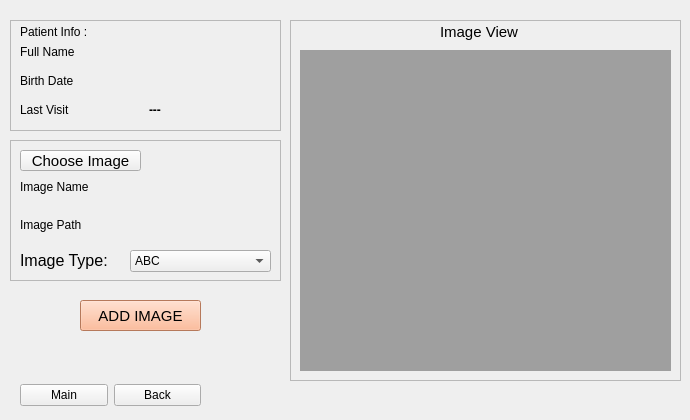
  <widget class="QWidget" name="AddMedImg6">
   <widget class="QWidget" name="horizontalLayoutWidget_12">
    <property name="geometry">
     <rect>
      <x>20</x>
      <y>380</y>
      <width>181</width>
      <height>31</height>
     </rect>
    </property>
    <layout class="QHBoxLayout" name="MainBack_HL6">
     <item>
      <widget class="QPushButton" name="Main6">
       <property name="text">
        <string>Main</string>
       </property>
      </widget>
     </item>
     <item>
      <widget class="QPushButton" name="Back6">
       <property name="text">
        <string>Back</string>
       </property>
      </widget>
     </item>
    </layout>
   </widget>
   <widget class="QPushButton" name="AddImg6">
    <property name="geometry">
     <rect>
      <x>80</x>
      <y>300</y>
      <width>121</width>
      <height>31</height>
     </rect>
    </property>
    <property name="font">
     <font>
      <pointsize>11</pointsize>
     </font>
    </property>
    <property name="styleSheet">
     <string notr="true">background-color: rgb(255, 170, 127);</string>
    </property>
    <property name="text">
     <string>ADD IMAGE</string>
    </property>
   </widget>
   <widget class="QFrame" name="frame_2">
    <property name="geometry">
     <rect>
      <x>10</x>
      <y>20</y>
      <width>271</width>
      <height>111</height>
     </rect>
    </property>
    <property name="frameShape">
     <enum>QFrame::StyledPanel</enum>
    </property>
    <property name="frameShadow">
     <enum>QFrame::Raised</enum>
    </property>
    <widget class="QLabel" name="PatientInfo6">
     <property name="geometry">
      <rect>
       <x>10</x>
       <y>0</y>
       <width>122</width>
       <height>23</height>
      </rect>
     </property>
     <property name="text">
      <string>Patient Info :</string>
     </property>
    </widget>
    <widget class="QWidget" name="gridLayoutWidget_7">
     <property name="geometry">
      <rect>
       <x>10</x>
       <y>20</y>
       <width>251</width>
       <height>81</height>
      </rect>
     </property>
     <layout class="QGridLayout" name="Patient_info_GL6">
      <item row="1" column="1">
       <widget class="QLabel" name="BirthDateValue6">
        <property name="font">
         <font>
          <weight>75</weight>
          <bold>true</bold>
         </font>
        </property>
        <property name="text">
         <string/>
        </property>
       </widget>
      </item>
      <item row="0" column="1">
       <widget class="QLabel" name="Full_Name_value6">
        <property name="font">
         <font>
          <weight>75</weight>
          <bold>true</bold>
         </font>
        </property>
        <property name="text">
         <string/>
        </property>
       </widget>
      </item>
      <item row="2" column="0">
       <widget class="QLabel" name="Last_visit6">
        <property name="text">
         <string>Last Visit</string>
        </property>
       </widget>
      </item>
      <item row="0" column="0">
       <widget class="QLabel" name="Full_Name6">
        <property name="text">
         <string>Full Name</string>
        </property>
       </widget>
      </item>
      <item row="1" column="0">
       <widget class="QLabel" name="BirthDate6">
        <property name="text">
         <string>Birth Date</string>
        </property>
       </widget>
      </item>
      <item row="2" column="1">
       <widget class="QLabel" name="Last_Visit_value6">
        <property name="font">
         <font>
          <weight>75</weight>
          <bold>true</bold>
         </font>
        </property>
        <property name="text">
         <string>---</string>
        </property>
       </widget>
      </item>
     </layout>
    </widget>
   </widget>
   <widget class="QFrame" name="frame_3">
    <property name="geometry">
     <rect>
      <x>10</x>
      <y>140</y>
      <width>271</width>
      <height>141</height>
     </rect>
    </property>
    <property name="frameShape">
     <enum>QFrame::StyledPanel</enum>
    </property>
    <property name="frameShadow">
     <enum>QFrame::Raised</enum>
    </property>
    <widget class="QComboBox" name="ImgTypeCombo6">
     <property name="geometry">
      <rect>
       <x>120</x>
       <y>110</y>
       <width>141</width>
       <height>22</height>
      </rect>
     </property>
     <item>
      <property name="text">
       <string>ABC</string>
      </property>
     </item>
     <item>
      <property name="text">
       <string>CDE</string>
      </property>
     </item>
    </widget>
    <widget class="QPushButton" name="ChooseImageButton6">
     <property name="geometry">
      <rect>
       <x>10</x>
       <y>10</y>
       <width>121</width>
       <height>21</height>
      </rect>
     </property>
     <property name="font">
      <font>
       <pointsize>11</pointsize>
      </font>
     </property>
     <property name="text">
      <string>Choose Image</string>
     </property>
    </widget>
    <widget class="QWidget" name="gridLayoutWidget_9">
     <property name="geometry">
      <rect>
       <x>10</x>
       <y>30</y>
       <width>251</width>
       <height>71</height>
      </rect>
     </property>
     <layout class="QGridLayout" name="ImageInfo_GL6">
      <item row="0" column="1">
       <widget class="QLabel" name="ImageNameValue6">
        <property name="font">
         <font>
          <weight>75</weight>
          <bold>true</bold>
         </font>
        </property>
        <property name="text">
         <string/>
        </property>
       </widget>
      </item>
      <item row="1" column="0">
       <widget class="QLabel" name="ImgPath6">
        <property name="text">
         <string>Image Path</string>
        </property>
       </widget>
      </item>
      <item row="1" column="1">
       <widget class="QLabel" name="ImagePathValue6">
        <property name="font">
         <font>
          <weight>75</weight>
          <bold>true</bold>
         </font>
        </property>
        <property name="text">
         <string/>
        </property>
        <property name="scaledContents">
         <bool>false</bool>
        </property>
        <property name="wordWrap">
         <bool>true</bool>
        </property>
       </widget>
      </item>
      <item row="0" column="0">
       <widget class="QLabel" name="ImageName6">
        <property name="text">
         <string>Image Name</string>
        </property>
       </widget>
      </item>
     </layout>
    </widget>
    <widget class="QLabel" name="ImageType6">
     <property name="geometry">
      <rect>
       <x>10</x>
       <y>110</y>
       <width>119</width>
       <height>21</height>
      </rect>
     </property>
     <property name="font">
      <font>
       <pointsize>12</pointsize>
      </font>
     </property>
     <property name="text">
      <string>Image Type:</string>
     </property>
    </widget>
   </widget>
   <widget class="QFrame" name="frame">
    <property name="geometry">
     <rect>
      <x>290</x>
      <y>20</y>
      <width>391</width>
      <height>361</height>
     </rect>
    </property>
    <property name="frameShape">
     <enum>QFrame::StyledPanel</enum>
    </property>
    <property name="frameShadow">
     <enum>QFrame::Raised</enum>
    </property>
    <widget class="QLabel" name="graphicsView6">
     <property name="geometry">
      <rect>
       <x>10</x>
       <y>30</y>
       <width>371</width>
       <height>321</height>
      </rect>
     </property>
     <property name="styleSheet">
      <string notr="true">background-color: rgb(159, 159, 159);</string>
     </property>
     <property name="text">
      <string/>
     </property>
    </widget>
    <widget class="QLabel" name="PatientInfo6_2">
     <property name="geometry">
      <rect>
       <x>150</x>
       <y>0</y>
       <width>122</width>
       <height>23</height>
      </rect>
     </property>
     <property name="font">
      <font>
       <pointsize>11</pointsize>
       <underline>false</underline>
      </font>
     </property>
     <property name="text">
      <string>Image View</string>
     </property>
    </widget>
   </widget>
  </widget>
